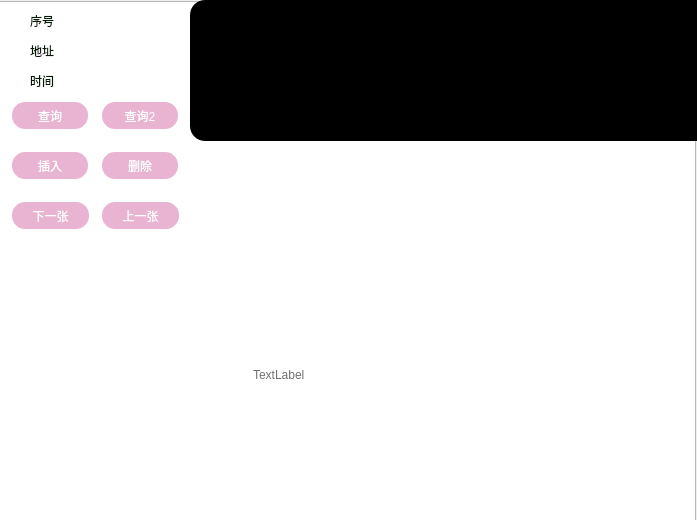
<?xml version="1.0" encoding="UTF-8"?>
<ui version="4.0">
 <class>mySql</class>
 <widget class="QWidget" name="mySql">
  <property name="geometry">
   <rect>
    <x>0</x>
    <y>0</y>
    <width>697</width>
    <height>520</height>
   </rect>
  </property>
  <property name="windowTitle">
   <string>Form</string>
  </property>
  <widget class="QLineEdit" name="nameLineEdit">
   <property name="geometry">
    <rect>
     <x>70</x>
     <y>40</y>
     <width>113</width>
     <height>20</height>
    </rect>
   </property>
   <property name="styleSheet">
    <string notr="true"> border-radius: 15px;
    border-style: dotted;
    border-color: rgb(170, 170, 255);
    border: 2px solid rgb(255, 255, 255);</string>
   </property>
  </widget>
  <widget class="QPushButton" name="findpushButton">
   <property name="geometry">
    <rect>
     <x>10</x>
     <y>100</y>
     <width>80</width>
     <height>31</height>
    </rect>
   </property>
   <property name="styleSheet">
    <string notr="true">QPushButton {
    background: rgb(232, 180, 210);
    color: #fff;
    border-radius: 15px;
    border-style: dotted;
    border-color: rgb(170, 170, 255);
    border: 2px solid rgb(255, 255, 255);
    
	font: 14pt &quot;Segoe Script&quot;;
}

QPushButton:hover {
    background: #E57373; /* 设置鼠标悬停时的背景色 */
    border-color: rgb(255, 87, 34); /* 设置鼠标悬停时的边框颜色 */
}</string>
   </property>
   <property name="text">
    <string>查询</string>
   </property>
  </widget>
  <widget class="QLineEdit" name="birthLineEdit">
   <property name="geometry">
    <rect>
     <x>70</x>
     <y>70</y>
     <width>113</width>
     <height>20</height>
    </rect>
   </property>
   <property name="styleSheet">
    <string notr="true"> border-radius: 15px;
    border-style: dotted;
    border-color: rgb(170, 170, 255);
    border: 2px solid rgb(255, 255, 255);</string>
   </property>
  </widget>
  <widget class="QPushButton" name="insetpushButton">
   <property name="geometry">
    <rect>
     <x>10</x>
     <y>150</y>
     <width>80</width>
     <height>31</height>
    </rect>
   </property>
   <property name="styleSheet">
    <string notr="true">QPushButton {
    background: rgb(232, 180, 210);
    color: #fff;
    border-radius: 15px;
    border-style: dotted;
    border-color: rgb(170, 170, 255);
    border: 2px solid rgb(255, 255, 255);
    
	font: 14pt &quot;Segoe Script&quot;;
}

QPushButton:hover {
    background: #E57373; /* 设置鼠标悬停时的背景色 */
    border-color: rgb(255, 87, 34); /* 设置鼠标悬停时的边框颜色 */
}</string>
   </property>
   <property name="text">
    <string>插入</string>
   </property>
  </widget>
  <widget class="QPushButton" name="pushButton_2">
   <property name="geometry">
    <rect>
     <x>10</x>
     <y>200</y>
     <width>81</width>
     <height>31</height>
    </rect>
   </property>
   <property name="styleSheet">
    <string notr="true">QPushButton {
    background: rgb(232, 180, 210);
    color: #fff;
    border-radius: 15px;
    border-style: dotted;
    border-color: rgb(170, 170, 255);
    border: 2px solid rgb(255, 255, 255);
    
	font: 14pt &quot;Segoe Script&quot;;
}

QPushButton:hover {
    background: #E57373; /* 设置鼠标悬停时的背景色 */
    border-color: rgb(255, 87, 34); /* 设置鼠标悬停时的边框颜色 */
}</string>
   </property>
   <property name="text">
    <string>下一张</string>
   </property>
  </widget>
  <widget class="QLabel" name="label_4">
   <property name="geometry">
    <rect>
     <x>30</x>
     <y>70</y>
     <width>81</width>
     <height>21</height>
    </rect>
   </property>
   <property name="styleSheet">
    <string notr="true"> color: rgb(0, 25, 0); /* 文字颜色为白色 */
font: 700 10pt &quot;Microsoft Uighur&quot;;</string>
   </property>
   <property name="text">
    <string>时间</string>
   </property>
  </widget>
  <widget class="QTableView" name="tableView">
   <property name="geometry">
    <rect>
     <x>190</x>
     <y>0</y>
     <width>631</width>
     <height>141</height>
    </rect>
   </property>
   <property name="styleSheet">
    <string notr="true">QWidget{
background:rgb(0, 0, 0);
border-radius: 15px;
}</string>
   </property>
  </widget>
  <widget class="QPushButton" name="pushButton">
   <property name="geometry">
    <rect>
     <x>100</x>
     <y>100</y>
     <width>80</width>
     <height>31</height>
    </rect>
   </property>
   <property name="styleSheet">
    <string notr="true">QPushButton {
    background: rgb(232, 180, 210);
    color: #fff;
    border-radius: 15px;
    border-style: dotted;
    border-color: rgb(170, 170, 255);
    border: 2px solid rgb(255, 255, 255);
    
	font: 14pt &quot;Segoe Script&quot;;
}

QPushButton:hover {
    background: #E57373; /* 设置鼠标悬停时的背景色 */
    border-color: rgb(255, 87, 34); /* 设置鼠标悬停时的边框颜色 */
}</string>
   </property>
   <property name="text">
    <string>查询2</string>
   </property>
  </widget>
  <widget class="QLabel" name="imagelabel">
   <property name="geometry">
    <rect>
     <x>250</x>
     <y>200</y>
     <width>511</width>
     <height>351</height>
    </rect>
   </property>
   <property name="styleSheet">
    <string notr="true">QPushButton {
    background-color: rgba(216, 67, 21, 0.7); /* 紫红色，透明度为0.7 */
    color: #fff; /* 文字颜色为白色 */
    border-radius: 15px;
    border-style: dotted;
    border-color: rgb(170, 170, 255);
    border: 2px solid rgb(255, 255, 255);
    font: 28pt &quot;Mistral&quot;;
}


QPushButton:hover {
    background: #E57373; /* 设置鼠标悬停时的背景色 */
    border-color: rgb(255, 87, 34); /* 设置鼠标悬停时的边框颜色 */
}

QLabel{
background:transparent;
border:none;
color:#717072;
border-bottom:1px solid #717072;

	font: 24pt &quot;Lucida Calligraphy&quot;;
    border-style: solid;
}
</string>
   </property>
   <property name="text">
    <string>TextLabel</string>
   </property>
  </widget>
  <widget class="QLabel" name="label">
   <property name="geometry">
    <rect>
     <x>30</x>
     <y>10</y>
     <width>81</width>
     <height>21</height>
    </rect>
   </property>
   <property name="styleSheet">
    <string notr="true"> color: rgb(0, 25, 0); /* 文字颜色为白色 */
font: 700 10pt &quot;Microsoft Uighur&quot;;</string>
   </property>
   <property name="text">
    <string>序号</string>
   </property>
  </widget>
  <widget class="QLabel" name="label_6">
   <property name="geometry">
    <rect>
     <x>30</x>
     <y>40</y>
     <width>81</width>
     <height>21</height>
    </rect>
   </property>
   <property name="styleSheet">
    <string notr="true"> color: rgb(0, 25, 0); /* 文字颜色为白色 */
font: 700 10pt &quot;Microsoft Uighur&quot;;</string>
   </property>
   <property name="text">
    <string>地址</string>
   </property>
  </widget>
  <widget class="QLineEdit" name="idLineEdit">
   <property name="geometry">
    <rect>
     <x>70</x>
     <y>10</y>
     <width>113</width>
     <height>20</height>
    </rect>
   </property>
   <property name="styleSheet">
    <string notr="true"> border-radius: 15px;
    border-style: dotted;
    border-color: rgb(170, 170, 255);
    border: 2px solid rgb(255, 255, 255);</string>
   </property>
  </widget>
  <widget class="QListView" name="listView">
   <property name="geometry">
    <rect>
     <x>-5</x>
     <y>1</y>
     <width>701</width>
     <height>521</height>
    </rect>
   </property>
   <property name="styleSheet">
    <string notr="true">border-image: url(:/13.jpg);
QPushButton {
    background-color: rgba(216, 67, 21, 0.7); /* 紫红色，透明度为0.7 */
    color: #fff; /* 文字颜色为白色 */
    border-radius: 15px;
    border-style: dotted;
    border-color: rgb(170, 170, 255);
    border: 2px solid rgb(255, 255, 255);
    font: 28pt &quot;Mistral&quot;;
}


QPushButton:hover {
    background: #E57373; /* 设置鼠标悬停时的背景色 */
    border-color: rgb(255, 87, 34); /* 设置鼠标悬停时的边框颜色 */
}

QLabel{
background:transparent;
border:none;
color:#717072;
border-bottom:1px solid #717072;

	font: 24pt &quot;Lucida Calligraphy&quot;;
    border-style: solid;
}
</string>
   </property>
  </widget>
  <widget class="QPushButton" name="pushButton_3">
   <property name="geometry">
    <rect>
     <x>100</x>
     <y>200</y>
     <width>81</width>
     <height>31</height>
    </rect>
   </property>
   <property name="styleSheet">
    <string notr="true">QPushButton {
    background: rgb(232, 180, 210);
    color: #fff;
    border-radius: 15px;
    border-style: dotted;
    border-color: rgb(170, 170, 255);
    border: 2px solid rgb(255, 255, 255);
    
	font: 14pt &quot;Segoe Script&quot;;
}

QPushButton:hover {
    background: #E57373; /* 设置鼠标悬停时的背景色 */
    border-color: rgb(255, 87, 34); /* 设置鼠标悬停时的边框颜色 */
}</string>
   </property>
   <property name="text">
    <string>上一张</string>
   </property>
  </widget>
  <widget class="QPushButton" name="pushButton_4">
   <property name="geometry">
    <rect>
     <x>100</x>
     <y>150</y>
     <width>80</width>
     <height>31</height>
    </rect>
   </property>
   <property name="styleSheet">
    <string notr="true">QPushButton {
    background: rgb(232, 180, 210);
    color: #fff;
    border-radius: 15px;
    border-style: dotted;
    border-color: rgb(170, 170, 255);
    border: 2px solid rgb(255, 255, 255);
    
	font: 14pt &quot;Segoe Script&quot;;
}

QPushButton:hover {
    background: #E57373; /* 设置鼠标悬停时的背景色 */
    border-color: rgb(255, 87, 34); /* 设置鼠标悬停时的边框颜色 */
}</string>
   </property>
   <property name="text">
    <string>删除</string>
   </property>
  </widget>
  <zorder>listView</zorder>
  <zorder>nameLineEdit</zorder>
  <zorder>findpushButton</zorder>
  <zorder>birthLineEdit</zorder>
  <zorder>insetpushButton</zorder>
  <zorder>pushButton_2</zorder>
  <zorder>label_4</zorder>
  <zorder>tableView</zorder>
  <zorder>pushButton</zorder>
  <zorder>imagelabel</zorder>
  <zorder>label</zorder>
  <zorder>label_6</zorder>
  <zorder>idLineEdit</zorder>
  <zorder>pushButton_3</zorder>
  <zorder>pushButton_4</zorder>
 </widget>
 <resources/>
 <connections/>
</ui>
